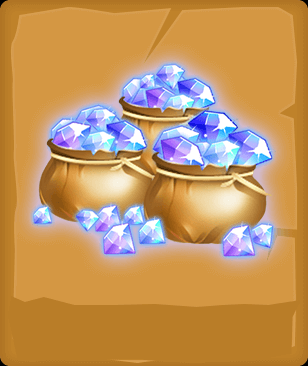

A level layout from a 2D game, rendered from its tile map. Below: a short description, then the map file with its tile-grid data intact:
An orthogonal 1x1 tile map with 308x366 px tiles, 1 tile layer (Tile Layer 1) and 16 objects.

<map version="2017.05.26" orientation="orthogonal" renderorder="right-down" width="1" height="1" tilewidth="308" tileheight="366" nextobjectid="27">
 <tileset firstgid="1" name="diamond_board3" tilewidth="308" tileheight="366" tilecount="1" columns="1">
  <image source="diamond_board3.png" width="308" height="366" />
 </tileset>
 <layer name="Tile Layer 1" width="1" height="1">
  <data encoding="csv">
1
</data>
 </layer>
 <objectgroup name="Twinkle">
  <object id="11" x="77.5" y="133.5" width="1" height="1" />
  <object id="12" x="104.167" y="139.833" width="1" height="1" />
  <object id="13" x="133.167" y="139.833" width="1" height="1" />
  <object id="14" x="104.5" y="116.5" width="1" height="1" />
  <object id="15" x="175.5" y="71.8333" width="1" height="1" />
  <object id="16" x="183.5" y="102.5" width="1" height="1" />
  <object id="17" x="201.833" y="96.5" width="1" height="1" />
  <object id="18" x="190.167" y="156.5" width="1" height="1" />
  <object id="19" x="220.833" y="126.5" width="1" height="1" />
  <object id="20" x="257.5" y="151.5" width="1" height="1" />
  <object id="21" x="229.5" y="149.5" width="1" height="1" />
  <object id="22" x="241.5" y="235.5" width="1" height="1" />
  <object id="23" x="120.167" y="232.833" width="1" height="1" />
  <object id="24" x="110.167" y="214.833" width="1" height="1" />
  <object id="25" x="153.5" y="228.833" width="1" height="1" />
  <object id="26" x="134.167" y="212.167" width="1" height="1" />
 </objectgroup>
</map>
